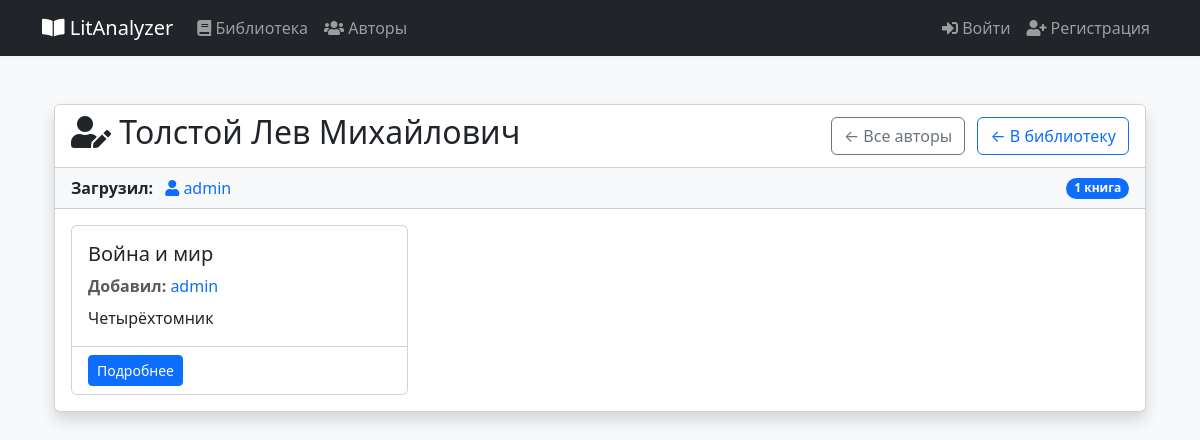
Page /author/Толстой_Лев_Михайлович on the committed database.
### models.py (models this page shows, shortened)
class User(db.Model, UserMixin):
    id = db.Column(db.Integer, primary_key=True)
    username = db.Column(db.String(80), unique=True, nullable=False)
    password_hash = db.Column(db.String(120), nullable=False)
    is_admin = db.Column(db.Boolean, default=False)
    created_at = db.Column(db.DateTime, default=db.func.now())
    uploaded_books = db.relationship('Book', backref='uploaded_by', lazy=True)

class Book(db.Model):
    id = db.Column(db.Integer, primary_key=True)
    title = db.Column(db.String(255), nullable=False)
    description = db.Column(db.Text)
    year = db.Column(db.Integer)
    is_deleted = db.Column(db.Boolean, default=False)
    user_id = db.Column(db.Integer, db.ForeignKey('user.id'), nullable=False)
    author_last_name = db.Column(db.String(100), nullable=False)
    author_first_name = db.Column(db.String(100), nullable=False)
    author_middle_name = db.Column(db.String(100))
    characters = db.relationship('Character', backref='book', lazy=True)
    analyses = db.relationship('BookAnalysis', backref='book', lazy=True)

### app.py (the view)
@app.route('/author/<last_name>_<first_name>')
@app.route('/author/<last_name>_<first_name>_<middle_name>')
def author_detail(last_name, first_name, middle_name=None):
    try:
        query = Book.query.filter(
            Book.author_last_name == last_name,
            Book.author_first_name == first_name,
            Book.is_deleted == False
        )
        if middle_name and middle_name != 'None':
            query = query.filter(Book.author_middle_name == middle_name)
        else:
            query = query.filter(or_(
                Book.author_middle_name.is_(None),
                Book.author_middle_name == ''
            ))
        books = query.order_by(Book.title).all()
        full_name = f"{last_name} {first_name}"
        if middle_name and middle_name != 'None':
            full_name += f" {middle_name}"
        return render_template('books/author_detail.html',
                               author_name=full_name,
                               last_name=last_name,
                               first_name=first_name,
                               middle_name=middle_name,
                               books=books,
                               title=f"Автор: {full_name}")
    except Exception as e:
        current_app.logger.error(f"Error in author_detail: {str(e)}")
        flash('Произошла ошибка при загрузке страницы автора', 'danger')
        return redirect(url_for('authors_index'))

### templates/books/author_detail.html (shortened to what this page needs)
{% extends "base.html" %}
{% block content %}
<div class="container mt-4">
    <div class="card shadow">
        <div class="card-header bg-white">
            <div class="d-flex justify-content-between align-items-center">
                <h2>
                    <i class="fas fa-user-edit"></i> {{ author_name }}
                </h2>
                <div>
                    <a href="{{ url_for('authors_index') }}" class="btn btn-outline-secondary me-2">
                        ← Все авторы
                    </a>
                    <a href="{{ url_for('library') }}" class="btn btn-outline-primary">
                        ← В библиотеку
                    </a>
                </div>
            </div>
        </div>
        {% if books %}
        <div class="card-header bg-light">
            <div class="d-flex justify-content-between align-items-center">
                <div>
                    <span class="fw-bold">Загрузил:</span>
                    <a href="{{ url_for('user_profile', username=books[0].uploaded_by.username) }}"
                       class="text-decoration-none ms-2">
                        <i class="fas fa-user"></i> {{ books[0].uploaded_by.username }}
                    </a>
                </div>
                <span class="badge bg-primary rounded-pill">
                    {{ books|length }} {{ 'книга' if books|length == 1 else 'книг' }}
                </span>
            </div>
        </div>
        {% endif %}
        <div class="card-body">
            {% if books %}
            <div class="row row-cols-1 row-cols-md-3 g-4">
                {% for book in books %}
                <div class="col">
                    <div class="card h-100">
                        <div class="card-body">
                            <h5 class="card-title">{{ book.title }}</h5>
                            <div class="card-text text-muted mb-2">
                                <div>
                                    <span class="fw-semibold">Добавил:</span>
                                    <a href="{{ url_for('user_profile', username=book.uploaded_by.username) }}"
                                       class="text-decoration-none">
                                        {{ book.uploaded_by.username }}
                                    </a>
                                </div>
                            </div>
                            <p class="card-text">{{ book.description|truncate(100) }}</p>
                        </div>
                        <div class="card-footer bg-white">
                            <a href="{{ url_for('book_page', book_id=book.id) }}"
                               class="btn btn-sm btn-primary">
                                Подробнее
                            </a>
                        </div>
                    </div>
                </div>
                {% endfor %}
            </div>
            {% else %}
            <div class="alert alert-info">
                Нет книг этого автора в библиотеке.
            </div>
            {% endif %}
        </div>
    </div>
</div>
{% endblock %}

### static/css/styles.css (style rules this page uses)
body { background-color: #f8f9fa; padding-top: 56px; }

### rows in the picture
User: username "admin"
Book: title "Война и мир", uploaded_by.username "admin", description "Четырёхтомник"

### other values in the picture
{{ author_name }} "Толстой Лев Михайлович"
{{ books|length }} "1"
{{ 'книга' if books|length == 1 else 'книг' }} "книга"
